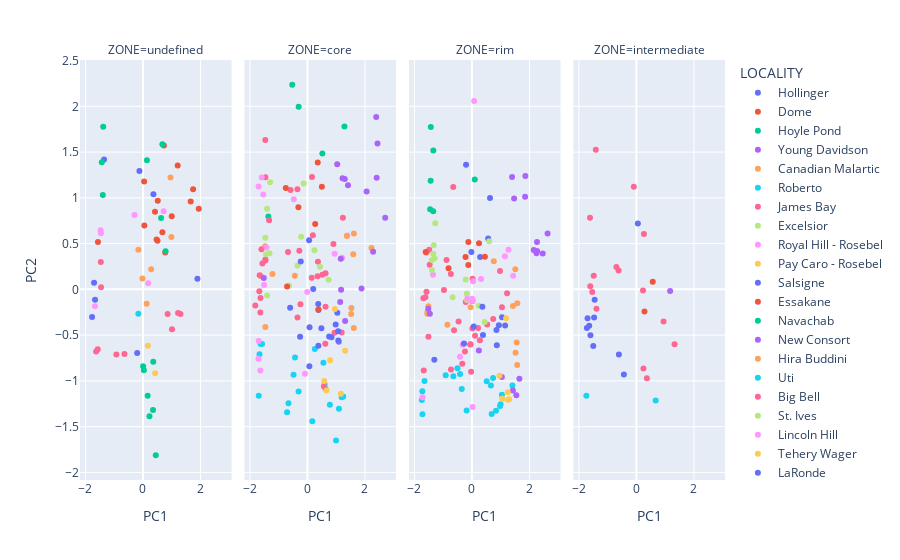

The notebook cell saved with this chart:
### Code cell
fig = px.scatter(pc_aggregated, x='PC1', y='PC2', color='LOCALITY', facet_col='ZONE', facet_col_wrap=4)
fig.show()

### Figure 1 — Plotly figure (JSON) as saved in the notebook; plotly's stock layout.template omitted (floating-point values rounded to 4 significant figures)
{"data": [{"hovertemplate": "LOCALITY=Hollinger<br>ZONE=undefined<br>PC1=%{x}<br>PC2=%{y}<extra></extra>", "legendgroup": "Hollinger", "marker": {"color": "#636efa", "symbol": "circle"}, "mode": "markers", "name": "Hollinger", "orientation": "v", "showlegend": true, "type": "scatter", "x": [-0.1241, -1.353, 0.3634], "xaxis": "x", "y": [1.293, 1.419, 1.04], "yaxis": "y"}, {"hovertemplate": "LOCALITY=Dome<br>ZONE=undefined<br>PC1=%{x}<br>PC2=%{y}<extra></extra>", "legendgroup": "Dome", "marker": {"color": "#EF553B", "symbol": "circle"}, "mode": "markers", "name": "Dome", "orientation": "v", "showlegend": true, "type": "scatter", "x": [1.206, 1.659, 1.939, 1.742, 0.5145, 0.7267, 0.7709, 0.03891, 1.001, 0.5052], "xaxis": "x", "y": [1.354, 0.9595, 0.8795, 1.095, 0.969, 1.572, 0.4027, 1.18, 0.799, 0.5313], "yaxis": "y"}, {"hovertemplate": "LOCALITY=Hoyle Pond<br>ZONE=undefined<br>PC1=%{x}<br>PC2=%{y}<extra></extra>", "legendgroup": "Hoyle Pond", "marker": {"color": "#00cc96", "symbol": "circle"}, "mode": "markers", "name": "Hoyle Pond", "orientation": "v", "showlegend": true, "type": "scatter", "x": [0.1374, -1.396, -1.431, 0.6277, 0.674, 0.7861, -1.383], "xaxis": "x", "y": [1.41, 1.032, 1.388, 0.7811, 1.585, 0.4162, 1.776], "yaxis": "y"}, {"hovertemplate": "LOCALITY=Hoyle Pond<br>ZONE=core<br>PC1=%{x}<br>PC2=%{y}<extra></extra>", "legendgroup": "Hoyle Pond", "marker": {"color": "#00cc96", "symbol": "circle"}, "mode": "markers", "name": "Hoyle Pond", "orientation": "v", "showlegend": false, "type": "scatter", "x": [-1.359, 0.5177, 1.286, -0.3062, -0.5283], "xaxis": "x2", "y": [0.7952, 1.485, 1.781, 1.994, 2.236], "yaxis": "y2"}, {"hovertemplate": "LOCALITY=Hoyle Pond<br>ZONE=rim<br>PC1=%{x}<br>PC2=%{y}<extra></extra>", "legendgroup": "Hoyle Pond", "marker": {"color": "#00cc96", "symbol": "circle"}, "mode": "markers", "name": "Hoyle Pond", "orientation": "v", "showlegend": false, "type": "scatter", "x": [-1.453, -1.347, -1.343, 0.09926, -1.436, -1.43], "xaxis": "x3", "y": [0.8766, 0.8532, 1.518, 1.2, 1.185, 1.774], "yaxis": "y3"}, {"hovertemplate": "LOCALITY=Young Davidson<br>ZONE=core<br>PC1=%{x}<br>PC2=%{y}<extra></extra>", "legendgroup": "Young Davidson", "marker": {"color": "#ab63fa", "symbol": "circle"}, "mode": "markers", "name": "Young Davidson", "orientation": "v", "showlegend": true, "type": "scatter", "x": [1.41, 1.221, 2.057, 1.297], "xaxis": "x2", "y": [1.137, 1.214, 1.07, 1.206], "yaxis": "y2"}, {"hovertemplate": "LOCALITY=Young Davidson<br>ZONE=rim<br>PC1=%{x}<br>PC2=%{y}<extra></extra>", "legendgroup": "Young Davidson", "marker": {"color": "#ab63fa", "symbol": "circle"}, "mode": "markers", "name": "Young Davidson", "orientation": "v", "showlegend": false, "type": "scatter", "x": [1.848, 1.394, 1.467, 1.858], "xaxis": "x3", "y": [1.011, 1.229, 0.9936, 1.239], "yaxis": "y3"}, {"hovertemplate": "LOCALITY=Canadian Malartic<br>ZONE=core<br>PC1=%{x}<br>PC2=%{y}<extra></extra>", "legendgroup": "Canadian Malartic", "marker": {"color": "#FFA15A", "symbol": "circle"}, "mode": "markers", "name": "Canadian Malartic", "orientation": "v", "showlegend": true, "type": "scatter", "x": [-1.47, -1.623, -0.4396, -1.218, -1.464, 1.519, 2.226], "xaxis": "x2", "y": [0.4701, 0.1471, 0.1477, 0.1686, -0.4117, -0.2692, 0.4526], "yaxis": "y2"}, {"hovertemplate": "LOCALITY=Canadian Malartic<br>ZONE=rim<br>PC1=%{x}<br>PC2=%{y}<extra></extra>", "legendgroup": "Canadian Malartic", "marker": {"color": "#FFA15A", "symbol": "circle"}, "mode": "markers", "name": "Canadian Malartic", "orientation": "v", "showlegend": false, "type": "scatter", "x": [-0.8531, -1.542, -1.551, -1.515, -0.04607, 1.509, 0.759], "xaxis": "x3", "y": [-0.3871, -0.2427, -0.2656, -0.1835, -0.1942, 0.2185, 0.3084], "yaxis": "y3"}, {"hovertemplate": "LOCALITY=Roberto<br>ZONE=core<br>PC1=%{x}<br>PC2=%{y}<extra></extra>", "legendgroup": "Roberto", "marker": {"color": "#19d3f3", "symbol": "circle"}, "mode": "markers", "name": "Roberto", "orientation": "v", "showlegend": true, "type": "scatter", "x": [-1.579, 0.5533, 0.2565, 1.095, 0.628, 1.188, 1.242, 0.7805, 0.5952, 0.1688, 0.9937, -0.7094, -0.6603, -0.3085, -1.694], "xaxis": "x2", "y": [-0.5964, -0.8028, -0.6511, -1.305, -1.085, -1.178, -1.171, -1.261, -1.039, -1.441, -1.652, -1.342, -1.245, -1.115, -1.163], "yaxis": "y2"}, {"hovertemplate": "LOCALITY=Roberto<br>ZONE=rim<br>PC1=%{x}<br>PC2=%{y}<extra></extra>", "legendgroup": "Roberto", "marker": {"color": "#19d3f3", "symbol": "circle"}, "mode": "markers", "name": "Roberto", "orientation": "v", "showlegend": false, "type": "scatter", "x": [1.407, 0.6596, 0.5133, -0.3531, 0.7355, 0.8371, 1.041, 0.9776, 0.9973, 0.6857, -1.72, -1.648, -1.742, -0.1837, -1.723], "xaxis": "x3", "y": [-1.051, -1.049, -1.005, -1.089, -0.9679, -1.326, -1.152, -1.274, -1.256, -1.362, -1.366, -1.002, -1.209, -1.324, -1.114], "yaxis": "y3"}, {"hovertemplate": "LOCALITY=Roberto<br>ZONE=intermediate<br>PC1=%{x}<br>PC2=%{y}<extra></extra>", "legendgroup": "Roberto", "marker": {"color": "#19d3f3", "symbol": "circle"}, "mode": "markers", "name": "Roberto", "orientation": "v", "showlegend": false, "type": "scatter", "x": [0.6703, -1.74], "xaxis": "x4", "y": [-1.215, -1.163], "yaxis": "y4"}, {"hovertemplate": "LOCALITY=James Bay<br>ZONE=undefined<br>PC1=%{x}<br>PC2=%{y}<extra></extra>", "legendgroup": "James Bay", "marker": {"color": "#FF6692", "symbol": "circle"}, "mode": "markers", "name": "James Bay", "orientation": "v", "showlegend": true, "type": "scatter", "x": [1.22, 1.304, 0.8563, 1.01, -1.466, -1.457], "xaxis": "x", "y": [-0.2585, -0.2701, -0.2696, -0.4365, 0.2983, 0.02364], "yaxis": "y"}, {"hovertemplate": "LOCALITY=James Bay<br>ZONE=core<br>PC1=%{x}<br>PC2=%{y}<extra></extra>", "legendgroup": "James Bay", "marker": {"color": "#FF6692", "symbol": "circle"}, "mode": "markers", "name": "James Bay", "orientation": "v", "showlegend": false, "type": "scatter", "x": [-1.567, -0.3486, -1.813, -0.2825, -1.334, -1.633, -0.6759, 0.63, -1.461, 0.1893, -1.599, 0.147, 1.232, 0.9026, -0.5872, 0.3638, -1.465, 0.1572, -1.662, -1.675, -1.638, 0.6202, -0.2439, 0.5711, -1.462, -1.462, 0.9401, 1.189, 0.3496, 0.6289, 0.5174], "xaxis": "x2", "y": [0.2812, 1.094, -0.1775, 0.423, 0.7558, -0.09534, 0.4081, -0.19, 1.224, 0.5909, 0.4396, 0.1273, 0.7833, 0.4969, 1.084, 0.3016, 1.631, 1.227, 0.1553, -0.02036, -0.2526, -0.593, -0.1615, -1.063, 0.3252, 0.3155, -0.4746, -0.471, 0.1431, 0.1773, 0.1594], "yaxis": "y2"}, {"hovertemplate": "LOCALITY=James Bay<br>ZONE=rim<br>PC1=%{x}<br>PC2=%{y}<extra></extra>", "legendgroup": "James Bay", "marker": {"color": "#FF6692", "symbol": "circle"}, "mode": "markers", "name": "James Bay", "orientation": "v", "showlegend": false, "type": "scatter", "x": [-1.617, -0.9734, -0.6221, -1.689, -0.4646, -1.581, -0.2143, 0.5305, -0.8831, -0.7323, -1.585, -1.484, 0.9746, 1.222, 0.009691, -1.471, -0.6499, 0.02361, 0.1079, -0.242, -1.675, -0.7287, -0.02907, -1.513, 0.2126, 0.01613, 0.739, 1.043, -0.05699, 0.2769, -0.05091], "xaxis": "x3", "y": [-0.08743, -0.006774, -0.4476, -0.0975, -0.3513, -0.02527, -0.1383, -0.3849, 0.3201, 0.1686, 0.4028, 0.4315, 0.1996, -0.04344, -0.1275, 0.2676, 1.118, 0.1163, -0.5068, -0.6781, -0.886, -0.8757, -0.8994, -0.5172, -0.422, -0.4271, -0.3232, -0.1953, -0.6028, -0.5565, -0.601], "yaxis": "y3"}, {"hovertemplate": "LOCALITY=James Bay<br>ZONE=intermediate<br>PC1=%{x}<br>PC2=%{y}<extra></extra>", "legendgroup": "James Bay", "marker": {"color": "#FF6692", "symbol": "circle"}, "mode": "markers", "name": "James Bay", "orientation": "v", "showlegend": false, "type": "scatter", "x": [-1.535, -0.6963, -1.604, -0.6195, -1.389, -1.483, -1.613, 0.261, 0.2284, -1.412, -0.08998, 0.2453, 1.326, 0.3637, 0.9445], "xaxis": "x4", "y": [-0.02964, 0.2439, 0.03351, 0.205, -0.2125, 0.1475, 0.7814, 0.6045, -0.01287, 1.524, 1.12, -0.8641, -0.6006, -0.971, -0.3498], "yaxis": "y4"}, {"hovertemplate": "LOCALITY=Excelsior<br>ZONE=core<br>PC1=%{x}<br>PC2=%{y}<extra></extra>", "legendgroup": "Excelsior", "marker": {"color": "#B6E880", "symbol": "circle"}, "mode": "markers", "name": "Excelsior", "orientation": "v", "showlegend": true, "type": "scatter", "x": [-1.403, -0.3448, 0.4351, -0.6406, -1.438], "xaxis": "x2", "y": [-0.06694, 0.2601, 0.2465, 0.04321, 0.3828], "yaxis": "y2"}, {"hovertemplate": "LOCALITY=Excelsior<br>ZONE=rim<br>PC1=%{x}<br>PC2=%{y}<extra></extra>", "legendgroup": "Excelsior", "marker": {"color": "#B6E880", "symbol": "circle"}, "mode": "markers", "name": "Excelsior", "orientation": "v", "showlegend": false, "type": "scatter", "x": [-0.6713, -0.1797, 0.4417, -0.1707, 0.2395], "xaxis": "x3", "y": [-0.08589, -0.04926, -0.3556, -0.1156, -0.1795], "yaxis": "y3"}, {"hovertemplate": "LOCALITY=Royal Hill - Rosebel<br>ZONE=undefined<br>PC1=%{x}<br>PC2=%{y}<extra></extra>", "legendgroup": "Royal Hill - Rosebel", "marker": {"color": "#FF97FF", "symbol": "circle"}, "mode": "markers", "name": "Royal Hill - Rosebel", "orientation": "v", "showlegend": true, "type": "scatter", "x": [-1.462, -1.473, -1.669, -0.2953, 0.7177, 0.1808], "xaxis": "x", "y": [0.6135, 0.6472, -0.1835, 0.8131, 0.854, 0.06597], "yaxis": "y"}, {"hovertemplate": "LOCALITY=Royal Hill - Rosebel<br>ZONE=core<br>PC1=%{x}<br>PC2=%{y}<extra></extra>", "legendgroup": "Royal Hill - Rosebel", "marker": {"color": "#FF97FF", "symbol": "circle"}, "mode": "markers", "name": "Royal Hill - Rosebel", "orientation": "v", "showlegend": false, "type": "scatter", "x": [1.384, 0.9437, 1.204, -0.473, -1.7, -1.59, -1.538, -1.427, -1.507, -0.009129], "xaxis": "x2", "y": [0.5895, 0.3881, 0.3457, 0.9838, 1.124, 1.223, 1.038, 0.4564, 0.04761, -0.02931], "yaxis": "y2"}, {"hovertemplate": "LOCALITY=Royal Hill - Rosebel<br>ZONE=rim<br>PC1=%{x}<br>PC2=%{y}<extra></extra>", "legendgroup": "Royal Hill - Rosebel", "marker": {"color": "#FF97FF", "symbol": "circle"}, "mode": "markers", "name": "Royal Hill - Rosebel", "orientation": "v", "showlegend": false, "type": "scatter", "x": [1.433, 1.27, 1.147, 0.0383, -1.353, 0.3169, 0.01318, 0.07672, 0.03659, -0.1626], "xaxis": "x3", "y": [0.1482, 0.4331, 0.3617, 0.08871, 0.1601, 0.1142, -0.1026, 2.059, -0.127, -0.1018], "yaxis": "y3"}, {"hovertemplate": "LOCALITY=Pay Caro - Rosebel<br>ZONE=undefined<br>PC1=%{x}<br>PC2=%{y}<extra></extra>", "legendgroup": "Pay Caro - Rosebel", "marker": {"color": "#FECB52", "symbol": "circle"}, "mode": "markers", "name": "Pay Caro - Rosebel", "orientation": "v", "showlegend": true, "type": "scatter", "x": [0.4241, 0.1685], "xaxis": "x", "y": [-0.9155, -0.616], "yaxis": "y"}, {"hovertemplate": "LOCALITY=Salsigne<br>ZONE=undefined<br>PC1=%{x}<br>PC2=%{y}<extra></extra>", "legendgroup": "Salsigne", "marker": {"color": "#636efa", "symbol": "circle"}, "mode": "markers", "name": "Salsigne", "orientation": "v", "showlegend": true, "type": "scatter", "x": [-1.77, -1.701, -1.667, -0.2015, 1.893], "xaxis": "x", "y": [-0.3013, 0.07268, -0.1126, -0.6959, 0.1168], "yaxis": "y"}, {"hovertemplate": "LOCALITY=Salsigne<br>ZONE=core<br>PC1=%{x}<br>PC2=%{y}<extra></extra>", "legendgroup": "Salsigne", "marker": {"color": "#636efa", "symbol": "circle"}, "mode": "markers", "name": "Salsigne", "orientation": "v", "showlegend": false, "type": "scatter", "x": [0.3797, 0.3807, 0.754, 0.3743, -0.6025, 0.4843, 0.2015, 0.06625, 1.068, 1.038], "xaxis": "x2", "y": [-0.6153, -0.2268, -0.5146, -0.1597, -0.1995, -0.4236, 0.004779, -0.8411, -0.4571, -0.255], "yaxis": "y2"}, {"hovertemplate": "LOCALITY=Salsigne<br>ZONE=rim<br>PC1=%{x}<br>PC2=%{y}<extra></extra>", "legendgroup": "Salsigne", "marker": {"color": "#636efa", "symbol": "circle"}, "mode": "markers", "name": "Salsigne", "orientation": "v", "showlegend": false, "type": "scatter", "x": [1.047, 0.6291, 0.2852, 0.3631, -0.2046, -0.01885, 0.9362, 0.5644], "xaxis": "x3", "y": [-0.3054, 0.9984, 0.3531, -0.1904, 1.362, 0.4079, -0.393, 0.5552], "yaxis": "y3"}, {"hovertemplate": "LOCALITY=Salsigne<br>ZONE=intermediate<br>PC1=%{x}<br>PC2=%{y}<extra></extra>", "legendgroup": "Salsigne", "marker": {"color": "#636efa", "symbol": "circle"}, "mode": "markers", "name": "Salsigne", "orientation": "v", "showlegend": false, "type": "scatter", "x": [-0.61, 0.05128], "xaxis": "x4", "y": [-0.7121, 0.7189], "yaxis": "y4"}, {"hovertemplate": "LOCALITY=Essakane<br>ZONE=undefined<br>PC1=%{x}<br>PC2=%{y}<extra></extra>", "legendgroup": "Essakane", "marker": {"color": "#EF553B", "symbol": "circle"}, "mode": "markers", "name": "Essakane", "orientation": "v", "showlegend": true, "type": "scatter", "x": [0.0471, 0.4728, -1.566, 0.6744, 0.4176], "xaxis": "x", "y": [0.699, 0.545, 0.5171, 0.6228, 0.8482], "yaxis": "y"}, {"hovertemplate": "LOCALITY=Essakane<br>ZONE=core<br>PC1=%{x}<br>PC2=%{y}<extra></extra>", "legendgroup": "Essakane", "marker": {"color": "#EF553B", "symbol": "circle"}, "mode": "markers", "name": "Essakane", "orientation": "v", "showlegend": false, "type": "scatter", "x": [-0.7079, 0.5014, 0.357, -0.3151, 0.3833, 0.2683, -0.7529], "xaxis": "x2", "y": [0.03041, 1.121, 1.386, 0.8959, -0.2203, 0.7135, 1.106], "yaxis": "y2"}, {"hovertemplate": "LOCALITY=Essakane<br>ZONE=rim<br>PC1=%{x}<br>PC2=%{y}<extra></extra>", "legendgroup": "Essakane", "marker": {"color": "#EF553B", "symbol": "circle"}, "mode": "markers", "name": "Essakane", "orientation": "v", "showlegend": false, "type": "scatter", "x": [-0.813, -1.608, 0.4506, -0.1267, -0.1244, 0.2457, -0.2225], "xaxis": "x3", "y": [0.2295, 0.4082, 0.3567, 0.2657, 0.5177, 0.503, 0.3534], "yaxis": "y3"}, {"hovertemplate": "LOCALITY=Essakane<br>ZONE=intermediate<br>PC1=%{x}<br>PC2=%{y}<extra></extra>", "legendgroup": "Essakane", "marker": {"color": "#EF553B", "symbol": "circle"}, "mode": "markers", "name": "Essakane", "orientation": "v", "showlegend": false, "type": "scatter", "x": [0.5681, 0.2812], "xaxis": "x4", "y": [0.08276, -0.2428], "yaxis": "y4"}, {"hovertemplate": "LOCALITY=Navachab<br>ZONE=undefined<br>PC1=%{x}<br>PC2=%{y}<extra></extra>", "legendgroup": "Navachab", "marker": {"color": "#00cc96", "symbol": "circle"}, "mode": "markers", "name": "Navachab", "orientation": "v", "showlegend": true, "type": "scatter", "x": [0.357, 0.2257, 0.005461, 0.445, 0.03182, 0.1623, 0.349], "xaxis": "x", "y": [-0.792, -1.387, -0.8392, -1.812, -0.8828, -1.163, -1.319], "yaxis": "y"}, {"hovertemplate": "LOCALITY=New Consort<br>ZONE=core<br>PC1=%{x}<br>PC2=%{y}<extra></extra>", "legendgroup": "New Consort", "marker": {"color": "#ab63fa", "symbol": "circle"}, "mode": "markers", "name": "New Consort", "orientation": "v", "showlegend": true, "type": "scatter", "x": [1.089, 1.159, 1.31, 1.138, 2.283, 1.034, 2.407, 2.435, 2.39, 2.703, 1.879, 1.169, -1.519], "xaxis": "x2", "y": [-0.5719, 0.3357, -0.3468, -0.1388, 0.4103, 1.367, 1.22, 1.594, 1.882, 0.7828, 0.009417, -0.003997, 0.1234], "yaxis": "y2"}, {"hovertemplate": "LOCALITY=New Consort<br>ZONE=rim<br>PC1=%{x}<br>PC2=%{y}<extra></extra>", "legendgroup": "New Consort", "marker": {"color": "#ab63fa", "symbol": "circle"}, "mode": "markers", "name": "New Consort", "orientation": "v", "showlegend": false, "type": "scatter", "x": [1.423, 1.65, 1.039, 1.543, 2.245, 2.149, 2.263, 2.266, 2.63, 2.46, -1.463, 0.2407, -1.516], "xaxis": "x3", "y": [-1.106, -0.9761, -0.9562, -1.157, 0.3942, 0.4304, 0.5169, 0.419, 0.6116, 0.392, -0.266, -0.668, -0.2131], "yaxis": "y3"}, {"hovertemplate": "LOCALITY=New Consort<br>ZONE=intermediate<br>PC1=%{x}<br>PC2=%{y}<extra></extra>", "legendgroup": "New Consort", "marker": {"color": "#ab63fa", "symbol": "circle"}, "mode": "markers", "name": "New Consort", "orientation": "v", "showlegend": false, "type": "scatter", "x": [1.172], "xaxis": "x4", "y": [-0.0187], "yaxis": "y4"}, {"hovertemplate": "LOCALITY=Hira Buddini<br>ZONE=undefined<br>PC1=%{x}<br>PC2=%{y}<extra></extra>", "legendgroup": "Hira Buddini", "marker": {"color": "#FFA15A", "symbol": "circle"}, "mode": "markers", "name": "Hira Buddini", "orientation": "v", "showlegend": true, "type": "scatter", "x": [0.2841, 0.1271, 0.9569, 0.9863, -0.0196, -0.1613], "xaxis": "x", "y": [0.2187, -0.1559, 1.224, 0.5725, 0.1187, 0.4328], "yaxis": "y"}, {"hovertemplate": "LOCALITY=Hira Buddini<br>ZONE=core<br>PC1=%{x}<br>PC2=%{y}<extra></extra>", "legendgroup": "Hira Buddini", "marker": {"color": "#FFA15A", "symbol": "circle"}, "mode": "markers", "name": "Hira Buddini", "orientation": "v", "showlegend": false, "type": "scatter", "x": [1.612, 1.615, 1.592, 1.526, 1.37], "xaxis": "x2", "y": [-0.4219, 0.6111, 0.384, -0.2038, 0.5818], "yaxis": "y2"}, {"hovertemplate": "LOCALITY=Hira Buddini<br>ZONE=rim<br>PC1=%{x}<br>PC2=%{y}<extra></extra>", "legendgroup": "Hira Buddini", "marker": {"color": "#FFA15A", "symbol": "circle"}, "mode": "markers", "name": "Hira Buddini", "orientation": "v", "showlegend": false, "type": "scatter", "x": [1.427, 1.577, 1.573, 1.556, 1.517], "xaxis": "x3", "y": [-0.1819, -0.1511, -0.8267, -0.5817, -0.6921], "yaxis": "y3"}, {"hovertemplate": "LOCALITY=Uti<br>ZONE=undefined<br>PC1=%{x}<br>PC2=%{y}<extra></extra>", "legendgroup": "Uti", "marker": {"color": "#19d3f3", "symbol": "circle"}, "mode": "markers", "name": "Uti", "orientation": "v", "showlegend": true, "type": "scatter", "x": [-0.1624], "xaxis": "x", "y": [-0.267], "yaxis": "y"}, {"hovertemplate": "LOCALITY=Uti<br>ZONE=core<br>PC1=%{x}<br>PC2=%{y}<extra></extra>", "legendgroup": "Uti", "marker": {"color": "#19d3f3", "symbol": "circle"}, "mode": "markers", "name": "Uti", "orientation": "v", "showlegend": false, "type": "scatter", "x": [-0.4325, -1.626, -0.484, -1.667], "xaxis": "x2", "y": [-0.7446, -0.597, -0.9316, -0.7082], "yaxis": "y2"}, {"hovertemplate": "LOCALITY=Uti<br>ZONE=rim<br>PC1=%{x}<br>PC2=%{y}<extra></extra>", "legendgroup": "Uti", "marker": {"color": "#19d3f3", "symbol": "circle"}, "mode": "markers", "name": "Uti", "orientation": "v", "showlegend": false, "type": "scatter", "x": [-0.647, -0.4134, -0.9125, -0.503], "xaxis": "x3", "y": [-0.9491, -0.9249, -0.9395, -0.8629], "yaxis": "y3"}, {"hovertemplate": "LOCALITY=Big Bell<br>ZONE=undefined<br>PC1=%{x}<br>PC2=%{y}<extra></extra>", "legendgroup": "Big Bell", "marker": {"color": "#FF6692", "symbol": "circle"}, "mode": "markers", "name": "Big Bell", "orientation": "v", "showlegend": true, "type": "scatter", "x": [-0.9261, -0.644, -1.573, -1.629], "xaxis": "x", "y": [-0.713, -0.705, -0.6541, -0.6787], "yaxis": "y"}, {"hovertemplate": "LOCALITY=Big Bell<br>ZONE=core<br>PC1=%{x}<br>PC2=%{y}<extra></extra>", "legendgroup": "Big Bell", "marker": {"color": "#FF6692", "symbol": "circle"}, "mode": "markers", "name": "Big Bell", "orientation": "v", "showlegend": false, "type": "scatter", "x": [-0.3468], "xaxis": "x2", "y": [-0.3079], "yaxis": "y2"}, {"hovertemplate": "LOCALITY=Big Bell<br>ZONE=rim<br>PC1=%{x}<br>PC2=%{y}<extra></extra>", "legendgroup": "Big Bell", "marker": {"color": "#FF6692", "symbol": "circle"}, "mode": "markers", "name": "Big Bell", "orientation": "v", "showlegend": false, "type": "scatter", "x": [-0.3355], "xaxis": "x3", "y": [-0.8126], "yaxis": "y3"}, {"hovertemplate": "LOCALITY=St. Ives<br>ZONE=core<br>PC1=%{x}<br>PC2=%{y}<extra></extra>", "legendgroup": "St. Ives", "marker": {"color": "#B6E880", "symbol": "circle"}, "mode": "markers", "name": "St. Ives", "orientation": "v", "showlegend": true, "type": "scatter", "x": [0.7338, -1.32, -0.1302, -1.298, -0.2189, -1.466, -1.404, 0.2436], "xaxis": "x2", "y": [0.1038, 0.3938, 1.157, 1.171, 0.576, 0.5627, 0.8805, 0.4283], "yaxis": "y2"}, {"hovertemplate": "LOCALITY=St. Ives<br>ZONE=rim<br>PC1=%{x}<br>PC2=%{y}<extra></extra>", "legendgroup": "St. Ives", "marker": {"color": "#B6E880", "symbol": "circle"}, "mode": "markers", "name": "St. Ives", "orientation": "v", "showlegend": false, "type": "scatter", "x": [-1.394, -1.346, -1.298, 0.5998, -1.274, -0.2175, -1.326, -1.39], "xaxis": "x3", "y": [0.3198, 0.3897, 0.3392, 0.525, 0.7232, 0.1083, 0.4809, 0.2122], "yaxis": "y3"}, {"hovertemplate": "LOCALITY=Lincoln Hill<br>ZONE=core<br>PC1=%{x}<br>PC2=%{y}<extra></extra>", "legendgroup": "Lincoln Hill", "marker": {"color": "#FF97FF", "symbol": "circle"}, "mode": "markers", "name": "Lincoln Hill", "orientation": "v", "showlegend": true, "type": "scatter", "x": [-1.703, -0.08584, -1.637, -1.697], "xaxis": "x2", "y": [-0.7578, -0.9207, -0.8861, -0.5647], "yaxis": "y2"}, {"hovertemplate": "LOCALITY=Lincoln Hill<br>ZONE=rim<br>PC1=%{x}<br>PC2=%{y}<extra></extra>", "legendgroup": "Lincoln Hill", "marker": {"color": "#FF97FF", "symbol": "circle"}, "mode": "markers", "name": "Lincoln Hill", "orientation": "v", "showlegend": false, "type": "scatter", "x": [-0.3231, -0.415, -1.717, 0.02417], "xaxis": "x3", "y": [-0.6038, -0.7351, -1.178, -1.284], "yaxis": "y3"}, {"hovertemplate": "LOCALITY=Tehery Wager<br>ZONE=core<br>PC1=%{x}<br>PC2=%{y}<extra></extra>", "legendgroup": "Tehery Wager", "marker": {"color": "#FECB52", "symbol": "circle"}, "mode": "markers", "name": "Tehery Wager", "orientation": "v", "showlegend": true, "type": "scatter", "x": [0.9546, 0.5821, 0.7875, 0.6606, 1.161, 1.31], "xaxis": "x2", "y": [-0.215, -1.002, -0.7735, -1.105, -1.14, -0.6694], "yaxis": "y2"}, {"hovertemplate": "LOCALITY=Tehery Wager<br>ZONE=rim<br>PC1=%{x}<br>PC2=%{y}<extra></extra>", "legendgroup": "Tehery Wager", "marker": {"color": "#FECB52", "symbol": "circle"}, "mode": "markers", "name": "Tehery Wager", "orientation": "v", "showlegend": false, "type": "scatter", "x": [1.188, 1.249, 1.248, 0.9584, 1.056, 1.296], "xaxis": "x3", "y": [-0.3166, -1.207, -1.123, -0.9439, -1.195, -1.201], "yaxis": "y3"}, {"hovertemplate": "LOCALITY=LaRonde<br>ZONE=core<br>PC1=%{x}<br>PC2=%{y}<extra></extra>", "legendgroup": "LaRonde", "marker": {"color": "#636efa", "symbol": "circle"}, "mode": "markers", "name": "LaRonde", "orientation": "v", "showlegend": true, "type": "scatter", "x": [-0.234, 0.9818, 0.0562, 0.07286, -0.256, 0.8368, 1.073], "xaxis": "x2", "y": [0.3037, -0.383, 0.5355, -0.4152, -0.5181, -0.522, -0.5581], "yaxis": "y2"}, {"hovertemplate": "LOCALITY=LaRonde<br>ZONE=rim<br>PC1=%{x}<br>PC2=%{y}<extra></extra>", "legendgroup": "LaRonde", "marker": {"color": "#636efa", "symbol": "circle"}, "mode": "markers", "name": "LaRonde", "orientation": "v", "showlegend": false, "type": "scatter", "x": [0.8525, 0.865, 0.3835, -1.308, -0.277, 0.06104, 1.154], "xaxis": "x3", "y": [-0.4441, -0.6112, -0.498, -0.7679, -0.5925, -0.4051, -0.3962], "yaxis": "y3"}, {"hovertemplate": "LOCALITY=LaRonde<br>ZONE=intermediate<br>PC1=%{x}<br>PC2=%{y}<extra></extra>", "legendgroup": "LaRonde", "marker": {"color": "#636efa", "symbol": "circle"}, "mode": "markers", "name": "LaRonde", "orientation": "v", "showlegend": false, "type": "scatter", "x": [-1.5, -0.4359, -1.64, -1.699, -1.452, -1.471, -1.598, -1.723], "xaxis": "x4", "y": [-0.6188, -0.9313, -0.3981, -0.3164, -0.1135, -0.3085, -0.5001, -0.4213], "yaxis": "y4"}], "layout": {"annotations": [{"font": {}, "showarrow": false, "text": "ZONE=undefined", "x": 0.1175, "xanchor": "center", "xref": "paper", "y": 1, "yanchor": "bottom", "yref": "paper"}, {"font": {}, "showarrow": false, "text": "ZONE=core", "x": 0.3725, "xanchor": "center", "xref": "paper", "y": 1, "yanchor": "bottom", "yref": "paper"}, {"font": {}, "showarrow": false, "text": "ZONE=rim", "x": 0.6275, "xanchor": "center", "xref": "paper", "y": 1, "yanchor": "bottom", "yref": "paper"}, {"font": {}, "showarrow": false, "text": "ZONE=intermediate", "x": 0.8825, "xanchor": "center", "xref": "paper", "y": 1, "yanchor": "bottom", "yref": "paper"}], "legend": {"title": {"text": "LOCALITY"}, "tracegroupgap": 0}, "margin": {"t": 60}, "xaxis": {"anchor": "y", "domain": [0, 0.235], "title": {"text": "PC1"}}, "xaxis2": {"anchor": "y2", "domain": [0.255, 0.49], "matches": "x", "title": {"text": "PC1"}}, "xaxis3": {"anchor": "y3", "domain": [0.51, 0.745], "matches": "x", "title": {"text": "PC1"}}, "xaxis4": {"anchor": "y4", "domain": [0.765, 1.0], "matches": "x", "title": {"text": "PC1"}}, "yaxis": {"anchor": "x", "domain": [0, 1], "title": {"text": "PC2"}}, "yaxis2": {"anchor": "x2", "domain": [0, 1], "matches": "y", "showticklabels": false}, "yaxis3": {"anchor": "x3", "domain": [0, 1], "matches": "y", "showticklabels": false}, "yaxis4": {"anchor": "x4", "domain": [0, 1], "matches": "y", "showticklabels": false}}}
